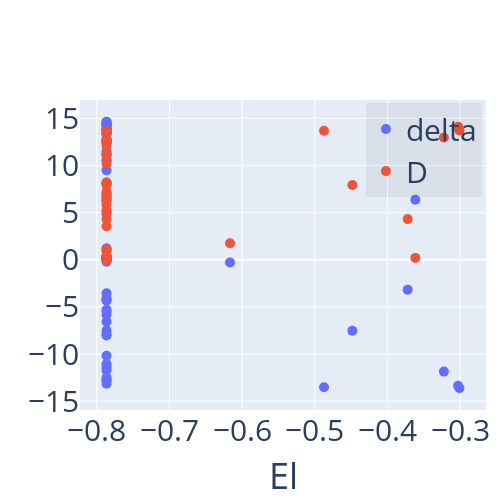

Notebook cell for this chart:
### Code cell
plotScatter(log10(final['Lx']),{'delta':final['delta*'],'D':final['D*']},x_label='El',dot_size=10,size=(500,500))
